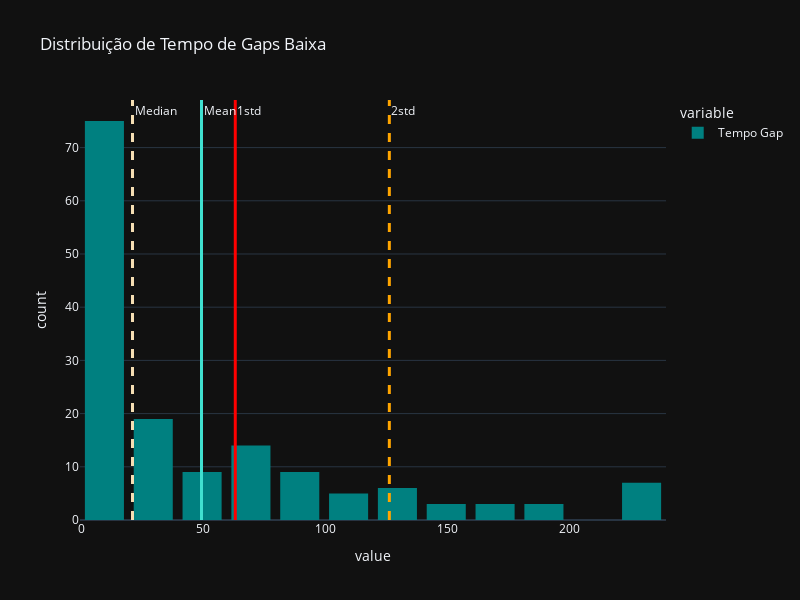

The cell this chart's notebook holds for it:
### Code cell
df_tamanho_gaps_baixa = pd.DataFrame([], columns=['Indice', 'Tempo_Gap'])
#Percorrer a partir do índice do gap, e contar quantas linhas até fechar o gap
for gap_index in gap_alta.index:
    i = 0
    for i in range(240):
        if market_data.iloc[gap_index]['<OPEN>'] - gap_alta.loc[[gap_index]]['Tamanho_Gap'].values[0] > market_data.iloc[gap_index + i]['<LOW>']:
            new_row = pd.DataFrame({'Indice': gap_index, 'Tempo_Gap': i + 1}, index=[0])
            df_tamanho_gaps_baixa = pd.concat([new_row,df_tamanho_gaps_baixa.loc[:]]).reset_index(drop=True)
            break
        
df = pd.DataFrame(list(df_tamanho_gaps_baixa['Tempo_Gap']), columns=['Tempo Gap'])
fig = px.histogram(df, nbins=15, color_discrete_sequence=['teal'], title="Distribuição de Tempo de Gaps Baixa")

mean = df.mean()[0]
median = df.median()[0]
std = df.std()[0]
lower_std = - std
fig.add_vline(x=mean, line_width=3, line_dash="solid", line_color='turquoise', annotation_text='Mean', )
fig.add_vline(x=median, line_width=3, line_dash="dash", line_color="wheat",annotation_text='Median', )

fig.add_vline(x=std, line_width=3, line_dash="solid", line_color='red', annotation_text='1std', )
#fig.add_vline(x=lower_std, line_width=3, line_dash="solid", line_color='red', annotation_text='1std')

fig.add_vline(x=2*std, line_width=3, line_dash="dash", line_color='orange', annotation_text='2std')
#fig.add_vline(x=2*lower_std, line_width=3, line_dash="dash", line_color='orange', annotation_text='2std')

fig.update_layout(bargap=0.2, width=800, height=600)
fig.update_layout(template = 'plotly_dark')
#, annotation_x=0.8993)
fig.show()

### Figure 1 — Plotly figure (JSON) as saved in the notebook; plotly's stock layout.template omitted (floating-point values rounded to 4 significant figures; data arrays with more than 128 entries replaced by an {"elided": "..."} marker saying what was removed)
{"data": [{"alignmentgroup": "True", "bingroup": "x", "hovertemplate": "variable=Tempo Gap<br>value=%{x}<br>count=%{y}<extra></extra>", "legendgroup": "Tempo Gap", "marker": {"color": "teal", "pattern": {"shape": ""}}, "name": "Tempo Gap", "nbinsx": 15, "offsetgroup": "Tempo Gap", "orientation": "v", "showlegend": true, "type": "histogram", "x": {"elided": "153 int values"}, "xaxis": "x", "yaxis": "y"}], "layout": {"annotations": [{"showarrow": false, "text": "Mean", "x": 49.26, "xanchor": "left", "xref": "x", "y": 1, "yanchor": "top", "yref": "y domain"}, {"showarrow": false, "text": "Median", "x": 21, "xanchor": "left", "xref": "x", "y": 1, "yanchor": "top", "yref": "y domain"}, {"showarrow": false, "text": "1std", "x": 63.1, "xanchor": "left", "xref": "x", "y": 1, "yanchor": "top", "yref": "y domain"}, {"showarrow": false, "text": "2std", "x": 126.2, "xanchor": "left", "xref": "x", "y": 1, "yanchor": "top", "yref": "y domain"}], "bargap": 0.2, "barmode": "relative", "height": 600, "legend": {"title": {"text": "variable"}, "tracegroupgap": 0}, "shapes": [{"line": {"color": "turquoise", "dash": "solid", "width": 3}, "type": "line", "x0": 49.26, "x1": 49.26, "xref": "x", "y0": 0, "y1": 1, "yref": "y domain"}, {"line": {"color": "wheat", "dash": "dash", "width": 3}, "type": "line", "x0": 21, "x1": 21, "xref": "x", "y0": 0, "y1": 1, "yref": "y domain"}, {"line": {"color": "red", "dash": "solid", "width": 3}, "type": "line", "x0": 63.1, "x1": 63.1, "xref": "x", "y0": 0, "y1": 1, "yref": "y domain"}, {"line": {"color": "orange", "dash": "dash", "width": 3}, "type": "line", "x0": 126.2, "x1": 126.2, "xref": "x", "y0": 0, "y1": 1, "yref": "y domain"}], "title": {"text": "Distribuição de Tempo de Gaps Baixa"}, "width": 800, "xaxis": {"anchor": "y", "domain": [0, 1], "title": {"text": "value"}}, "yaxis": {"anchor": "x", "domain": [0, 1], "title": {"text": "count"}}}}
